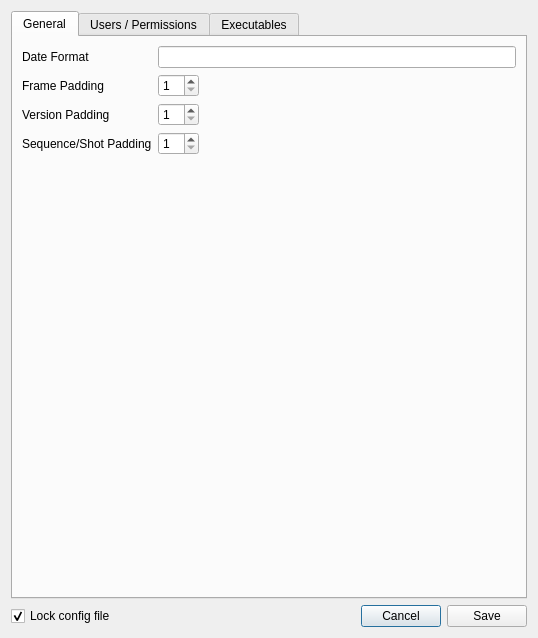
<?xml version="1.0" encoding="UTF-8"?>
<ui version="4.0">
 <class>Dialog</class>
 <widget class="QDialog" name="Dialog">
  <property name="geometry">
   <rect>
    <x>0</x>
    <y>0</y>
    <width>538</width>
    <height>638</height>
   </rect>
  </property>
  <property name="windowTitle">
   <string>Helix Config</string>
  </property>
  <layout class="QVBoxLayout" name="verticalLayout">
   <item>
    <widget class="QTabWidget" name="tabs">
     <property name="currentIndex">
      <number>0</number>
     </property>
     <widget class="QWidget" name="TAB_general">
      <attribute name="title">
       <string>General</string>
      </attribute>
      <layout class="QFormLayout" name="formLayout">
       <property name="fieldGrowthPolicy">
        <enum>QFormLayout::ExpandingFieldsGrow</enum>
       </property>
       <property name="labelAlignment">
        <set>Qt::AlignLeading|Qt::AlignLeft|Qt::AlignVCenter</set>
       </property>
       <item row="0" column="0">
        <widget class="QLabel" name="label">
         <property name="toolTip">
          <string>The formatting for all date/time values in the system (i.e. when publishing) do not change unless you know what you are doing (see http://strftime.org/)</string>
         </property>
         <property name="text">
          <string>Date Format</string>
         </property>
        </widget>
       </item>
       <item row="0" column="1">
        <widget class="QLineEdit" name="LNE_dateFormat">
         <property name="text">
          <string/>
         </property>
        </widget>
       </item>
       <item row="1" column="0">
        <widget class="QLabel" name="label_2">
         <property name="toolTip">
          <string>The expected frame padding for image sequences in the system</string>
         </property>
         <property name="text">
          <string>Frame Padding</string>
         </property>
        </widget>
       </item>
       <item row="1" column="1">
        <widget class="QSpinBox" name="SPN_framePadding">
         <property name="suffix">
          <string/>
         </property>
         <property name="minimum">
          <number>1</number>
         </property>
         <property name="maximum">
          <number>10</number>
         </property>
         <property name="value">
          <number>1</number>
         </property>
        </widget>
       </item>
       <item row="2" column="0">
        <widget class="QLabel" name="label_3">
         <property name="toolTip">
          <string>Number padding for versions when publishing</string>
         </property>
         <property name="text">
          <string>Version Padding</string>
         </property>
        </widget>
       </item>
       <item row="2" column="1">
        <widget class="QSpinBox" name="SPN_versionPadding">
         <property name="minimum">
          <number>1</number>
         </property>
         <property name="maximum">
          <number>10</number>
         </property>
         <property name="value">
          <number>1</number>
         </property>
        </widget>
       </item>
       <item row="3" column="0">
        <widget class="QLabel" name="label_4">
         <property name="toolTip">
          <string>The number padding for sequence/shot folders</string>
         </property>
         <property name="text">
          <string>Sequence/Shot Padding</string>
         </property>
        </widget>
       </item>
       <item row="3" column="1">
        <widget class="QSpinBox" name="SPN_seqShotPadding">
         <property name="minimum">
          <number>1</number>
         </property>
         <property name="maximum">
          <number>10</number>
         </property>
         <property name="value">
          <number>1</number>
         </property>
        </widget>
       </item>
      </layout>
     </widget>
     <widget class="QWidget" name="TAB_users">
      <attribute name="title">
       <string>Users / Permissions</string>
      </attribute>
      <layout class="QVBoxLayout" name="verticalLayout_3">
       <item>
        <widget class="QGroupBox" name="groupBox">
         <property name="title">
          <string>Groups</string>
         </property>
         <layout class="QVBoxLayout" name="verticalLayout_5">
          <item>
           <widget class="QListWidget" name="LST_groups"/>
          </item>
          <item>
           <layout class="QHBoxLayout" name="horizontalLayout_11">
            <item>
             <spacer name="horizontalSpacer">
              <property name="orientation">
               <enum>Qt::Horizontal</enum>
              </property>
              <property name="sizeHint" stdset="0">
               <size>
                <width>40</width>
                <height>20</height>
               </size>
              </property>
             </spacer>
            </item>
            <item>
             <widget class="QPushButton" name="BTN_addGroup">
              <property name="text">
               <string>Add</string>
              </property>
              <property name="autoDefault">
               <bool>false</bool>
              </property>
             </widget>
            </item>
            <item>
             <widget class="QPushButton" name="BTN_removeGroup">
              <property name="enabled">
               <bool>false</bool>
              </property>
              <property name="text">
               <string>Remove</string>
              </property>
              <property name="autoDefault">
               <bool>false</bool>
              </property>
             </widget>
            </item>
           </layout>
          </item>
         </layout>
        </widget>
       </item>
       <item>
        <widget class="QGroupBox" name="GRP_users">
         <property name="enabled">
          <bool>true</bool>
         </property>
         <property name="title">
          <string>Users in Group</string>
         </property>
         <layout class="QVBoxLayout" name="verticalLayout_4">
          <item>
           <widget class="QListWidget" name="LST_users">
            <property name="enabled">
             <bool>true</bool>
            </property>
            <property name="selectionMode">
             <enum>QAbstractItemView::ExtendedSelection</enum>
            </property>
            <item>
             <property name="text">
              <string>Users who are not in a group are considered a part of this one</string>
             </property>
            </item>
           </widget>
          </item>
          <item>
           <layout class="QHBoxLayout" name="horizontalLayout_12">
            <item>
             <spacer name="horizontalSpacer_3">
              <property name="orientation">
               <enum>Qt::Horizontal</enum>
              </property>
              <property name="sizeHint" stdset="0">
               <size>
                <width>40</width>
                <height>20</height>
               </size>
              </property>
             </spacer>
            </item>
            <item>
             <widget class="QPushButton" name="BTN_addUser">
              <property name="enabled">
               <bool>true</bool>
              </property>
              <property name="text">
               <string>Add</string>
              </property>
              <property name="autoDefault">
               <bool>false</bool>
              </property>
             </widget>
            </item>
            <item>
             <widget class="QPushButton" name="BTN_removeUser">
              <property name="enabled">
               <bool>true</bool>
              </property>
              <property name="text">
               <string>Remove</string>
              </property>
              <property name="autoDefault">
               <bool>false</bool>
              </property>
             </widget>
            </item>
           </layout>
          </item>
         </layout>
        </widget>
       </item>
       <item>
        <widget class="QGroupBox" name="groupBox_2">
         <property name="title">
          <string>Group Permissions</string>
         </property>
         <layout class="QVBoxLayout" name="verticalLayout_6">
          <item>
           <widget class="QListWidget" name="LST_perms">
            <property name="selectionMode">
             <enum>QAbstractItemView::ExtendedSelection</enum>
            </property>
           </widget>
          </item>
          <item>
           <layout class="QHBoxLayout" name="horizontalLayout_13">
            <item>
             <spacer name="horizontalSpacer_4">
              <property name="orientation">
               <enum>Qt::Horizontal</enum>
              </property>
              <property name="sizeHint" stdset="0">
               <size>
                <width>40</width>
                <height>20</height>
               </size>
              </property>
             </spacer>
            </item>
            <item>
             <widget class="QPushButton" name="BTN_addPerm">
              <property name="text">
               <string>Add</string>
              </property>
              <property name="autoDefault">
               <bool>false</bool>
              </property>
             </widget>
            </item>
            <item>
             <widget class="QPushButton" name="BTN_removePerm">
              <property name="text">
               <string>Remove</string>
              </property>
              <property name="autoDefault">
               <bool>false</bool>
              </property>
             </widget>
            </item>
           </layout>
          </item>
         </layout>
        </widget>
       </item>
      </layout>
     </widget>
     <widget class="QWidget" name="TAB_exe">
      <attribute name="title">
       <string>Executables</string>
      </attribute>
      <layout class="QVBoxLayout" name="verticalLayout_2">
       <item>
        <widget class="QGroupBox" name="GRP_linux">
         <property name="title">
          <string>Linux</string>
         </property>
         <property name="checkable">
          <bool>true</bool>
         </property>
         <layout class="QFormLayout" name="formLayout_2">
          <property name="fieldGrowthPolicy">
           <enum>QFormLayout::ExpandingFieldsGrow</enum>
          </property>
          <property name="labelAlignment">
           <set>Qt::AlignRight|Qt::AlignTrailing|Qt::AlignVCenter</set>
          </property>
          <item row="0" column="0">
           <widget class="QLabel" name="label_5">
            <property name="text">
             <string>Maya</string>
            </property>
           </widget>
          </item>
          <item row="0" column="1">
           <layout class="QHBoxLayout" name="horizontalLayout_2">
            <item>
             <widget class="QLineEdit" name="LNE_mayaLinux"/>
            </item>
            <item>
             <widget class="QPushButton" name="BTN_mayaLinux">
              <property name="text">
               <string>...</string>
              </property>
              <property name="autoDefault">
               <bool>false</bool>
              </property>
             </widget>
            </item>
           </layout>
          </item>
          <item row="1" column="0">
           <widget class="QLabel" name="label_6">
            <property name="text">
             <string>Houdini</string>
            </property>
           </widget>
          </item>
          <item row="1" column="1">
           <layout class="QHBoxLayout" name="horizontalLayout_3">
            <item>
             <widget class="QLineEdit" name="LNE_houdiniLinux"/>
            </item>
            <item>
             <widget class="QPushButton" name="BTN_houdiniLinux">
              <property name="text">
               <string>...</string>
              </property>
              <property name="autoDefault">
               <bool>false</bool>
              </property>
             </widget>
            </item>
           </layout>
          </item>
          <item row="2" column="0">
           <widget class="QLabel" name="label_7">
            <property name="text">
             <string>Nuke</string>
            </property>
           </widget>
          </item>
          <item row="2" column="1">
           <layout class="QHBoxLayout" name="horizontalLayout_4">
            <item>
             <widget class="QLineEdit" name="LNE_nukeLinux"/>
            </item>
            <item>
             <widget class="QPushButton" name="BTN_nukeLinux">
              <property name="text">
               <string>...</string>
              </property>
              <property name="autoDefault">
               <bool>false</bool>
              </property>
             </widget>
            </item>
           </layout>
          </item>
         </layout>
        </widget>
       </item>
       <item>
        <widget class="QGroupBox" name="GRP_windows">
         <property name="title">
          <string>Windows</string>
         </property>
         <property name="checkable">
          <bool>true</bool>
         </property>
         <layout class="QFormLayout" name="formLayout_4">
          <property name="fieldGrowthPolicy">
           <enum>QFormLayout::ExpandingFieldsGrow</enum>
          </property>
          <item row="0" column="0">
           <widget class="QLabel" name="label_8">
            <property name="text">
             <string>Maya</string>
            </property>
           </widget>
          </item>
          <item row="0" column="1">
           <layout class="QHBoxLayout" name="horizontalLayout_5">
            <item>
             <widget class="QLineEdit" name="LNE_mayaWin"/>
            </item>
            <item>
             <widget class="QPushButton" name="BTN_mayaWin">
              <property name="text">
               <string>...</string>
              </property>
              <property name="autoDefault">
               <bool>false</bool>
              </property>
             </widget>
            </item>
           </layout>
          </item>
          <item row="1" column="0">
           <widget class="QLabel" name="label_9">
            <property name="text">
             <string>Houdini</string>
            </property>
           </widget>
          </item>
          <item row="1" column="1">
           <layout class="QHBoxLayout" name="horizontalLayout_7">
            <item>
             <widget class="QLineEdit" name="LNE_houdiniWin"/>
            </item>
            <item>
             <widget class="QPushButton" name="BTN_houdiniWin">
              <property name="text">
               <string>...</string>
              </property>
              <property name="autoDefault">
               <bool>false</bool>
              </property>
             </widget>
            </item>
           </layout>
          </item>
          <item row="2" column="0">
           <widget class="QLabel" name="label_10">
            <property name="text">
             <string>Nuke</string>
            </property>
           </widget>
          </item>
          <item row="2" column="1">
           <layout class="QHBoxLayout" name="horizontalLayout_6">
            <item>
             <widget class="QLineEdit" name="LNE_nukeWin"/>
            </item>
            <item>
             <widget class="QPushButton" name="BTN_nukeWin">
              <property name="text">
               <string>...</string>
              </property>
              <property name="autoDefault">
               <bool>false</bool>
              </property>
             </widget>
            </item>
           </layout>
          </item>
         </layout>
        </widget>
       </item>
       <item>
        <widget class="QGroupBox" name="GRP_mac">
         <property name="title">
          <string>Mac</string>
         </property>
         <property name="checkable">
          <bool>true</bool>
         </property>
         <property name="checked">
          <bool>false</bool>
         </property>
         <layout class="QFormLayout" name="formLayout_3">
          <property name="fieldGrowthPolicy">
           <enum>QFormLayout::ExpandingFieldsGrow</enum>
          </property>
          <item row="0" column="0">
           <widget class="QLabel" name="label_11">
            <property name="text">
             <string>Maya</string>
            </property>
           </widget>
          </item>
          <item row="0" column="1">
           <layout class="QHBoxLayout" name="horizontalLayout_9">
            <item>
             <widget class="QLineEdit" name="LNE_mayaMac"/>
            </item>
            <item>
             <widget class="QPushButton" name="BTN_mayaMac">
              <property name="text">
               <string>...</string>
              </property>
              <property name="autoDefault">
               <bool>false</bool>
              </property>
             </widget>
            </item>
           </layout>
          </item>
          <item row="1" column="0">
           <widget class="QLabel" name="label_12">
            <property name="text">
             <string>Houdini</string>
            </property>
           </widget>
          </item>
          <item row="1" column="1">
           <layout class="QHBoxLayout" name="horizontalLayout_10">
            <item>
             <widget class="QLineEdit" name="LNE_houdiniMac"/>
            </item>
            <item>
             <widget class="QPushButton" name="BTN_houdiniMac">
              <property name="text">
               <string>...</string>
              </property>
              <property name="autoDefault">
               <bool>false</bool>
              </property>
             </widget>
            </item>
           </layout>
          </item>
          <item row="2" column="0">
           <widget class="QLabel" name="label_13">
            <property name="text">
             <string>Nuke</string>
            </property>
           </widget>
          </item>
          <item row="2" column="1">
           <layout class="QHBoxLayout" name="horizontalLayout_8">
            <item>
             <widget class="QLineEdit" name="LNE_nukeMac"/>
            </item>
            <item>
             <widget class="QPushButton" name="BTN_nukeMac">
              <property name="text">
               <string>...</string>
              </property>
              <property name="autoDefault">
               <bool>false</bool>
              </property>
             </widget>
            </item>
           </layout>
          </item>
         </layout>
        </widget>
       </item>
      </layout>
     </widget>
    </widget>
   </item>
   <item>
    <layout class="QHBoxLayout" name="horizontalLayout">
     <item>
      <widget class="QCheckBox" name="CHK_lockFile">
       <property name="toolTip">
        <string>Makes the on-disk config file read-only so that it can only be edited via this dialog, which requires the &quot;helix.config&quot; permission</string>
       </property>
       <property name="text">
        <string>Lock config file</string>
       </property>
       <property name="checked">
        <bool>true</bool>
       </property>
      </widget>
     </item>
     <item>
      <spacer name="horizontalSpacer_2">
       <property name="orientation">
        <enum>Qt::Horizontal</enum>
       </property>
       <property name="sizeHint" stdset="0">
        <size>
         <width>40</width>
         <height>20</height>
        </size>
       </property>
      </spacer>
     </item>
     <item>
      <widget class="QPushButton" name="BTN_cancel">
       <property name="text">
        <string>Cancel</string>
       </property>
      </widget>
     </item>
     <item>
      <widget class="QPushButton" name="BTN_save">
       <property name="text">
        <string>Save</string>
       </property>
      </widget>
     </item>
    </layout>
   </item>
  </layout>
 </widget>
 <resources/>
 <connections/>
</ui>
